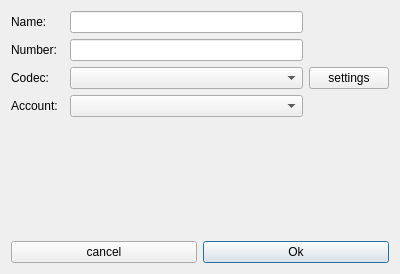
<?xml version="1.0" encoding="UTF-8"?>
<ui version="4.0">
 <class>buddydialog</class>
 <widget class="QDialog" name="buddydialog">
  <property name="geometry">
   <rect>
    <x>0</x>
    <y>0</y>
    <width>400</width>
    <height>274</height>
   </rect>
  </property>
  <property name="windowTitle">
   <string>Buddy settings</string>
  </property>
  <layout class="QGridLayout" name="gridLayout">
   <item row="3" column="2">
    <widget class="QComboBox" name="comboBox_codec"/>
   </item>
   <item row="0" column="2">
    <widget class="QLineEdit" name="lineEdit_name"/>
   </item>
   <item row="0" column="0">
    <widget class="QLabel" name="label">
     <property name="text">
      <string>Name: </string>
     </property>
    </widget>
   </item>
   <item row="2" column="2">
    <widget class="QLineEdit" name="lineEdit_number"/>
   </item>
   <item row="3" column="0">
    <widget class="QLabel" name="label_4">
     <property name="text">
      <string>Codec:</string>
     </property>
    </widget>
   </item>
   <item row="8" column="0" colspan="4">
    <layout class="QGridLayout" name="gridLayout_2">
     <item row="2" column="1">
      <widget class="QPushButton" name="pushButton_ok">
       <property name="text">
        <string>Ok</string>
       </property>
       <property name="autoDefault">
        <bool>false</bool>
       </property>
       <property name="default">
        <bool>true</bool>
       </property>
      </widget>
     </item>
     <item row="1" column="1">
      <spacer name="verticalSpacer">
       <property name="orientation">
        <enum>Qt::Vertical</enum>
       </property>
       <property name="sizeHint" stdset="0">
        <size>
         <width>20</width>
         <height>40</height>
        </size>
       </property>
      </spacer>
     </item>
     <item row="2" column="0">
      <widget class="QPushButton" name="pushButton_cancel">
       <property name="enabled">
        <bool>true</bool>
       </property>
       <property name="text">
        <string>cancel</string>
       </property>
      </widget>
     </item>
    </layout>
   </item>
   <item row="2" column="0">
    <widget class="QLabel" name="label_2">
     <property name="text">
      <string>Number:</string>
     </property>
    </widget>
   </item>
   <item row="3" column="3">
    <widget class="QPushButton" name="pushButton_settings">
     <property name="text">
      <string>settings</string>
     </property>
    </widget>
   </item>
   <item row="4" column="2">
    <widget class="QComboBox" name="comboBox_account"/>
   </item>
   <item row="4" column="0">
    <widget class="QLabel" name="label_3">
     <property name="text">
      <string>Account:</string>
     </property>
    </widget>
   </item>
  </layout>
 </widget>
 <resources/>
 <connections/>
</ui>
